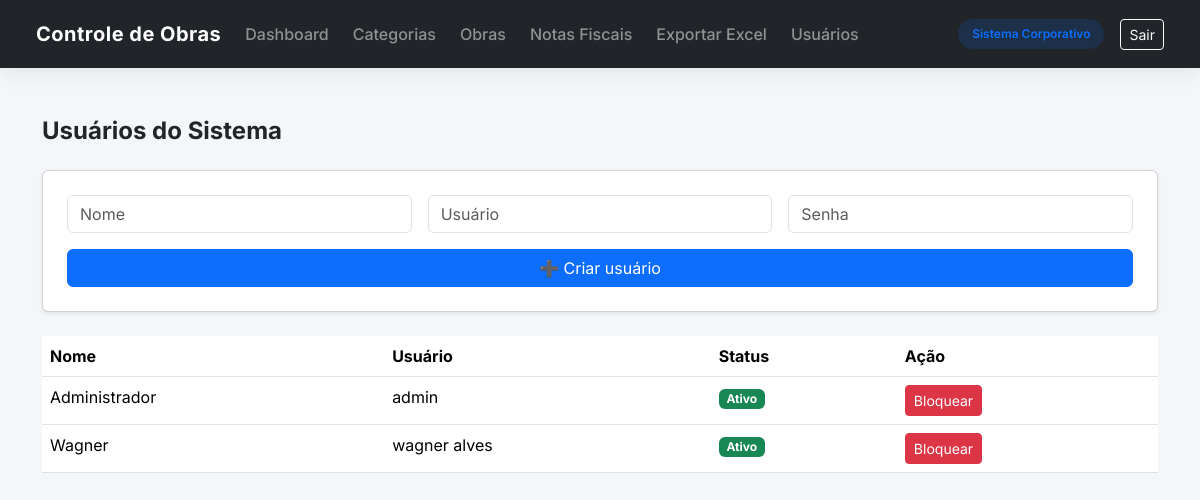
The app's page /usuarios (signed in) with its own data.
### models.py (models this page shows, shortened)
class Usuario(db.Model):
    __tablename__ = 'usuario'
    id = db.Column(db.Integer, primary_key=True)
    nome = db.Column(db.String(100), nullable=False)
    usuario = db.Column(db.String(50), unique=True, nullable=False)
    senha = db.Column(db.String(255), nullable=False)
    ativo = db.Column(db.Boolean, default=True)

### app.py (the view, shortened to what this page needs)
@app.route('/usuarios', methods=['GET', 'POST'])
def usuarios():
    if 'usuario_id' not in session:
        return redirect(url_for('login'))
    usuarios = Usuario.query.all()
    return render_template('usuarios.html', usuarios=usuarios)

### templates/usuarios.html
{% extends 'base.html' %}
{% block content %}
<div class="container mt-4">
  <h4 class="fw-bold mb-4">Usuários do Sistema</h4>
  <form method="POST" class="card p-4 mb-4 shadow-sm">
    <div class="row g-3">
      <div class="col-md-4">
        <input name="nome" class="form-control" placeholder="Nome" required>
      </div>
      <div class="col-md-4">
        <input name="usuario" class="form-control" placeholder="Usuário" required>
      </div>
      <div class="col-md-4">
        <input type="password" name="senha" class="form-control" placeholder="Senha" required>
      </div>
    </div>
    <button class="btn btn-primary mt-3">
      ➕ Criar usuário
    </button>
  </form>
  <table class="table table-hover">
    <thead>
      <tr>
        <th>Nome</th>
        <th>Usuário</th>
        <th>Status</th>
        <th>Ação</th>
      </tr>
    </thead>
    <tbody>
      {% for u in usuarios %}
      <tr>
        <td>{{ u.nome }}</td>
        <td>{{ u.usuario }}</td>
        <td>
          {% if u.ativo %}
            <span class="badge bg-success">Ativo</span>
          {% else %}
            <span class="badge bg-danger">Bloqueado</span>
          {% endif %}
        </td>
        <td>
          {% if u.ativo %}
            <a href="{{ url_for('bloquear_usuario', id=u.id) }}" class="btn btn-sm btn-danger">
              Bloquear
            </a>
          {% else %}
            <a href="{{ url_for('ativar_usuario', id=u.id) }}" class="btn btn-sm btn-success">
              Ativar
            </a>
          {% endif %}
        </td>
      </tr>
      {% endfor %}
    </tbody>
  </table>
</div>
{% endblock %}

### templates/base.html (style rules this page uses)
* { font-family: 'Inter', sans-serif; }
body { background-color: #f5f6fa; }

### records on screen
Usuario: nome "Administrador", usuario "admin", ativo "Ativo"
Usuario: nome "Wagner", usuario "wagner alves", ativo "Ativo"
